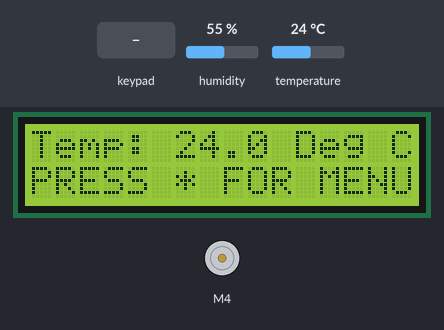
Simulated run of this sketch. Board: Arduino Mega 2560, built with avr-gcc and run on an emulated ATmega2560. Parts: 16×2 character LCD, DC motor (green arrow = forward, orange = backward, longer = faster). The test bench sets the inputs (shaded band); at power-on: humidity 55 %, temperature 24 °C. What the sketch prints to the serial monitor is not drawn.

Above: at 1.2 s.
1.3 s: key '*' pressed
At 1.9 s:
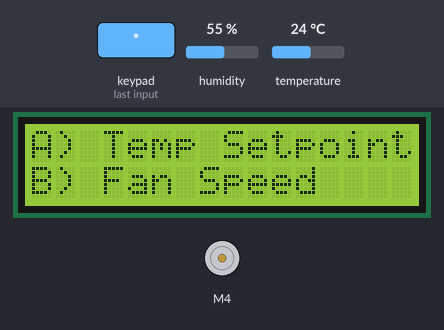
4.3 s: keypad keys 2 2 2 5 2 6 2 9 pressed 0.4 s apart
At 5.0 s:
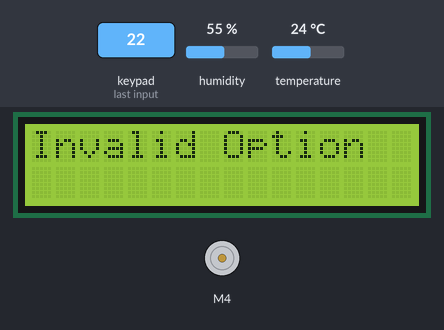
9.0 s: key 'B' pressed
12.0 s: keypad keys 1 3 9 7 2 2 2 2 pressed 0.4 s apart
At 15.1 s:
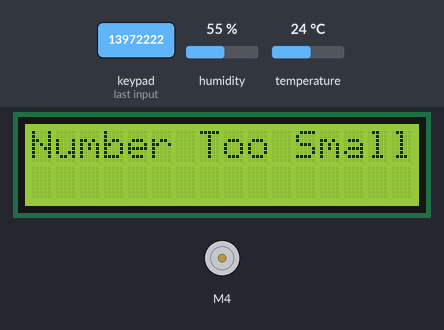
18.2 s: key 'A' pressed
21.2 s: keypad keys 2 2 2 5 2 6 2 9 # pressed 0.4 s apart
At 25.0 s:
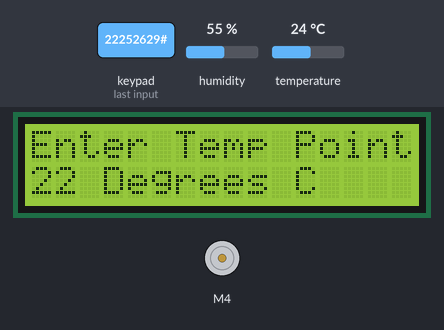
Timing chart, 0 to 27.2 s (numbered marks = the images above; inputs shaded):
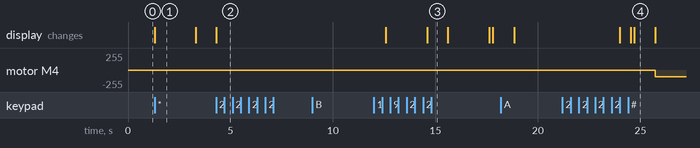

The sketch:

Final_Project_Fan.ino
```cpp
#include <Keypad.h>
#include <dht.h>
#include <LiquidCrystal.h>
#include <AFMotor.h>
#define dht_pin A8

dht DHT;

LiquidCrystal lcd(53, 51, 49, 47, 45, 43);

AF_DCMotor motor(4);

const byte ROWS = 4;
const byte COLS = 4;

char hexaKeys[ROWS][COLS] = {
  {'1', '2', '3', 'A'},
  {'4', '5', '6', 'B'},
  {'7', '8', '9', 'C'},
  {'*', '0', '#', 'D'}
};

byte rowPins[ROWS] = {22, 25, 26, 29};
byte colPins[COLS] = {30, 33, 34, 37};

Keypad customKeypad = Keypad( makeKeymap(hexaKeys), rowPins, colPins, ROWS, COLS);

static const unsigned long REFRESH_INTERVAL1 = 2000;
static unsigned long lastRefreshTime1 = 0;

int a = 1;
int b = 1;
int c = 0;
int f = 1;
int g = 1;
int h = 1;
int l = 1;
int m = 0;
long t = 25;
int v = 1;
int w = 1;
int y = 0;


void setup() {
  lcd.begin(16, 2);
  motor.setSpeed(128);
  motor.run(RELEASE);
  Serial.begin(9600);
}

void loop() {

  char menu = customKeypad.getKey();

  DHT.read22(dht_pin);

  float temperature = DHT.temperature;

  if ((millis() - lastRefreshTime1 >= REFRESH_INTERVAL1) || m == 0) { //Refreshes Temperature every 2 seconds

    if (m == 1) {
      lastRefreshTime1 += REFRESH_INTERVAL1;
    }

    m = 1;
    lcd.setCursor(0, 0);
    lcd.print("Temp: ");
    lcd.print(temperature, 1);
    lcd.print(" Deg C");
    Serial.println(temperature, 2);

    if (temperature > t && v == 1) {
      motor.run(BACKWARD);
    }

    if (temperature <= t && v == 1) {
      motor.run(RELEASE);
    }

  }

  lcd.setCursor(0, 1);
  lcd.print("PRESS * FOR MENU");

  if (menu == '1' && v == 0) {
    motor.run(BACKWARD);
  }

  if (menu == '0' && v == 0) {
    motor.run(RELEASE);
  }

  if (menu == '*') {

    for (int z  = 0; z < 1; z += 0) {
      menu = ' ';
      char menu_choice;
      unsigned long k = millis();

      if (temperature > t && v == 1) {
        motor.run(BACKWARD);
      }

      if (temperature <= t && v == 1) {
        motor.run(RELEASE);
      }

      while (y != 1) {

        if (a == 1 && y != 1) {
          lcd.clear();
          lcd.setCursor(0, 0);
          lcd.print("A) Temp Setpoint");
          lcd.setCursor(0, 1);
          lcd.print("B) Fan Speed");
          a = 0;
        }

        menu_choice = customKeypad.getKey();

        if (menu_choice) {
          y = 1;
          a = 1;
        }

        if ((millis() - k >= REFRESH_INTERVAL1) && y != 1) {
          k += REFRESH_INTERVAL1;
          lcd.clear();
          lcd.setCursor(0, 0);
          lcd.print("C) Manual/Auto ");
          lcd.setCursor(0, 1);
          lcd.print("D) Exit Menu");
          c = 0;

          while (c != 1) {

            menu_choice = customKeypad.getKey();

            if (menu_choice) {
              y = 1;
              a = 1;
              c = 1;
            }

            if ((millis() - k >= REFRESH_INTERVAL1) && y != 1) {
              k += REFRESH_INTERVAL1;
              a = 1;
              c = 1;
            }
          }
        }
      }

      if (menu_choice) {

        y = 0;

        for (int i = 0; i < 1; i += 0) {

          if (menu_choice == 'A') { //TEMP SETPOINT

            lcd.clear();
            lcd.setCursor(0, 0);
            lcd.print("Enter Temp Point");
            delay(500);
            g = 1;

            for (int j = 0; j < 1; j += 0) {
              char temp_digit1 = customKeypad.getKey();

              if (temp_digit1 == 'A' || temp_digit1 == 'B' || temp_digit1 == 'C' || temp_digit1 == 'D' || temp_digit1 == '*' || temp_digit1 == '#') {
                g = 0;
                lcd.clear();
                lcd.setCursor(0, 0);
                lcd.print("Invalid Key");
                delay(1000);
                j = 1;
                temp_digit1 = ' ';
              }

              if (temp_digit1 && g == 1) {
                lcd.setCursor(0, 1);
                lcd.print(temp_digit1);

                k = 0;
                h = 1;

                for (int k = 0; k < 1; k += 0) {
                  char temp_digit2 = customKeypad.getKey();

                  if (temp_digit2 == 'A' || temp_digit2 == 'B' || temp_digit2 == 'C' || temp_digit2 == 'D' || temp_digit2 == '*' || temp_digit2 == '#') {
                    h = 0;
                    lcd.clear();
                    lcd.setCursor(0, 0);
                    lcd.print("Invalid Key");
                    delay(1000);
                    k = 1;
                    j = 1;
                    temp_digit2 = ' ';
                  }

                  if (temp_digit2 && h == 1) {
                    lcd.setCursor(1, 1);
                    lcd.print(temp_digit2);
                    lcd.print(" Degrees C");
                    delay(1000);

                    t = (10 * (temp_digit1 - '0') + (temp_digit2 - '0'));

                    if (temperature > t && v == 1) {
                      motor.run(BACKWARD);
                    }

                    if (temperature <= t && v == 1) {
                      motor.run(RELEASE);
                    }

                    k++;
                    j++;
                  }

                }

              }
            }
            if (g == 1 && h == 1) {
              lcd.clear();
              i++;
            }
          }
          else if (menu_choice == 'B') { //FAN SPEED CONTROL

            lcd.clear();
            lcd.setCursor(0, 0);
            lcd.print("Pick A Number");
            lcd.setCursor(0, 1);
            lcd.print("From 20 - 99");
            delay(2000);
            lcd.clear();
            lcd.setCursor(0, 0);
            lcd.print("To Set Fan Speed");
            lcd.setCursor(0, 1);

            int s = 0;
            int t = 0;
            l = 1;
            f = 1;

            while (s != 1) {
              char speed1 = customKeypad.getKey();

              if (speed1 == '0' || speed1 == '1') {
                l = 0;
                lcd.clear();
                lcd.setCursor(0, 0);
                lcd.print("Number Too Small");
                delay(1000);
                s = 1;
                speed1 = ' ';
              }

              if (speed1 == 'A' || speed1 == 'B' || speed1 == 'C' || speed1 == 'D' || speed1 == '*' || speed1 == '#') {
                l = 0;
                lcd.clear();
                lcd.setCursor(0, 0);
                lcd.print("Invalid Key");
                delay(1000);
                s = 1;
                speed1 = ' ';
              }

              if (speed1 && l == 1) {
                lcd.print(speed1);
                while (t != 1) {
                  char speed2 = customKeypad.getKey();

                  if (speed2 == 'A' || speed2 == 'B' || speed2 == 'C' || speed2 == 'D' || speed2 == '*' || speed2 == '#') {
                    f = 0;
                    lcd.clear();
                    lcd.setCursor(0, 0);
                    lcd.print("Invalid Key");
                    delay(1000);
                    s = 1;
                    t = 1;
                    speed1 = ' ';
                    speed2 = ' ';
                  }

                  if (speed2 && f == 1) {
                    lcd.print(speed2);
                    lcd.print("%");
                    delay(1000);
                    motor.setSpeed( (int) (((0.1 * (speed1 - '0')) + (0.01 * (speed2 - '0'))) * 255));
                    speed1 = ' ';
                    speed2 = ' ';
                    t = 1;
                    s = 1;
                  }
                }
              }

            }
            if (f == 1 && l == 1) {
              lcd.clear();
              i++;
            }
          }

          else if (menu_choice == 'C') { //SWITCH TO MANUAL OR AUTOMATIC
            lcd.clear();

            int q = 0;
            w = 1;

            lcd.setCursor(0, 0);
            lcd.print("A: Manual B:Auto");
            lcd.setCursor(0, 1);

            while (q != 1) {

              char manual_or_auto = customKeypad.getKey();

              if (manual_or_auto != 'A' && manual_or_auto != 'B' && manual_or_auto) {
                lcd.clear();
                lcd.setCursor(0, 0);
                lcd.print("Invalid Key");
                delay(1000);
                q = 1;
                w = 0;
                manual_or_auto = ' ';
              }

              if (manual_or_auto == 'A') {
                lcd.print(manual_or_auto);
                delay(1000);
                motor.run(RELEASE);
                v = 0;
                q = 1;
                lcd.clear();
                lcd.setCursor(0, 0);
                lcd.print("Manual Control");
                lcd.setCursor(0, 1);
                lcd.print("Has Been Enabled");
                delay(2500);
                lcd.clear();
                lcd.setCursor(0, 0);
                lcd.print("Press 1 Or 0 On");
                lcd.setCursor(0, 1);
                lcd.print("The Main Screen");
                delay(2500);
                lcd.clear();
                lcd.setCursor(0, 0);
                lcd.print("To Turn The Fan");
                lcd.setCursor(0, 1);
                lcd.print("On Or Off.");
                delay(2500);
              }

              else if (manual_or_auto == 'B') {
                lcd.print(manual_or_auto);
                delay(1000);
                v = 1;
                q = 1;
              }

            }
            if (w == 1) {
              i++;
            }
          }

          else if (menu_choice == 'D') {
            lcd.clear();
            menu_choice = ' ';
            i++;
            z++;
          }

          else {
            lcd.clear();
            lcd.setCursor(0, 0);
            lcd.print("Invalid Option");
            delay(1000);
            lcd.clear();
            i++;
          }
        }
      }
    }
  }
}
```

Measured:
- after the input at 1.3 s, the display: changes at once (image 1)
- after the input at 4.3 s, the display: changes at once (image 2)
- after the input at 9.0 s, every drawn part: stays the same
- after the input at 12.0 s, the display: first differs from a run without the input after 2.6 s (image 3)
- after the input at 21.2 s, motor M4: stopped → backward 99/255 after 4.5 s; the display: first differs from a run without the input after 3.3 s (image 4 shows a later state)
- what the display in image 1 shows lasts 2.0 s, from 1.3 s to 3.3 s
